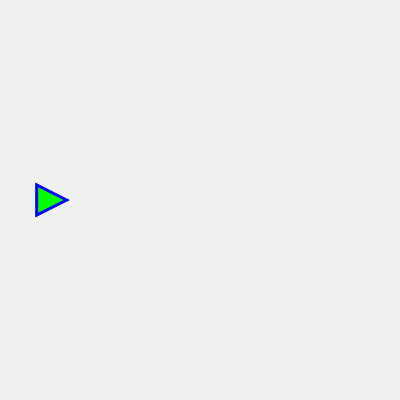
Frame 1 (no input)
Frame 60 (no input): blank canvas, image omitted
Frame 120 (the mouse pressed at the canvas centre since frame 60): blank canvas, image omitted

The p5.js sketch that drew this single still picture (run headless with seeded random() and noise() and a simulated clock; from frame 60 on, the mouse is pressed at the canvas centre):

// p5.js sketch
// ── sketch.js
// create a sketch in which a triangle moves from the left side of the canvas to the right.

// declaire variables
let x1, y1, x2, y2, x3, y3;
let moveSpeed;

function setup() {
  // create a canvas
  createCanvas(400, 400);
  // initialize variables
  x1 = width/6;
  y1 = height/2;
  x2 = x1 - 30;
  y2 = y1 - 15;
  x3 = x1 - 30;
  y3 = y1 + 15;
  moveSpeed = 10;
}

function draw() {
  // clear canvas
  background(240);
  //styling
  fill(0, 255, 0);
  stroke(0, 0, 255);
  strokeWeight(3);
  // draw the triangle
  triangle(x1, y1, x2, y2, x3, y3);
  //change the variables to make the triangle move
  x1 += moveSpeed;
  x2 += moveSpeed;
  x3 += moveSpeed;
}
